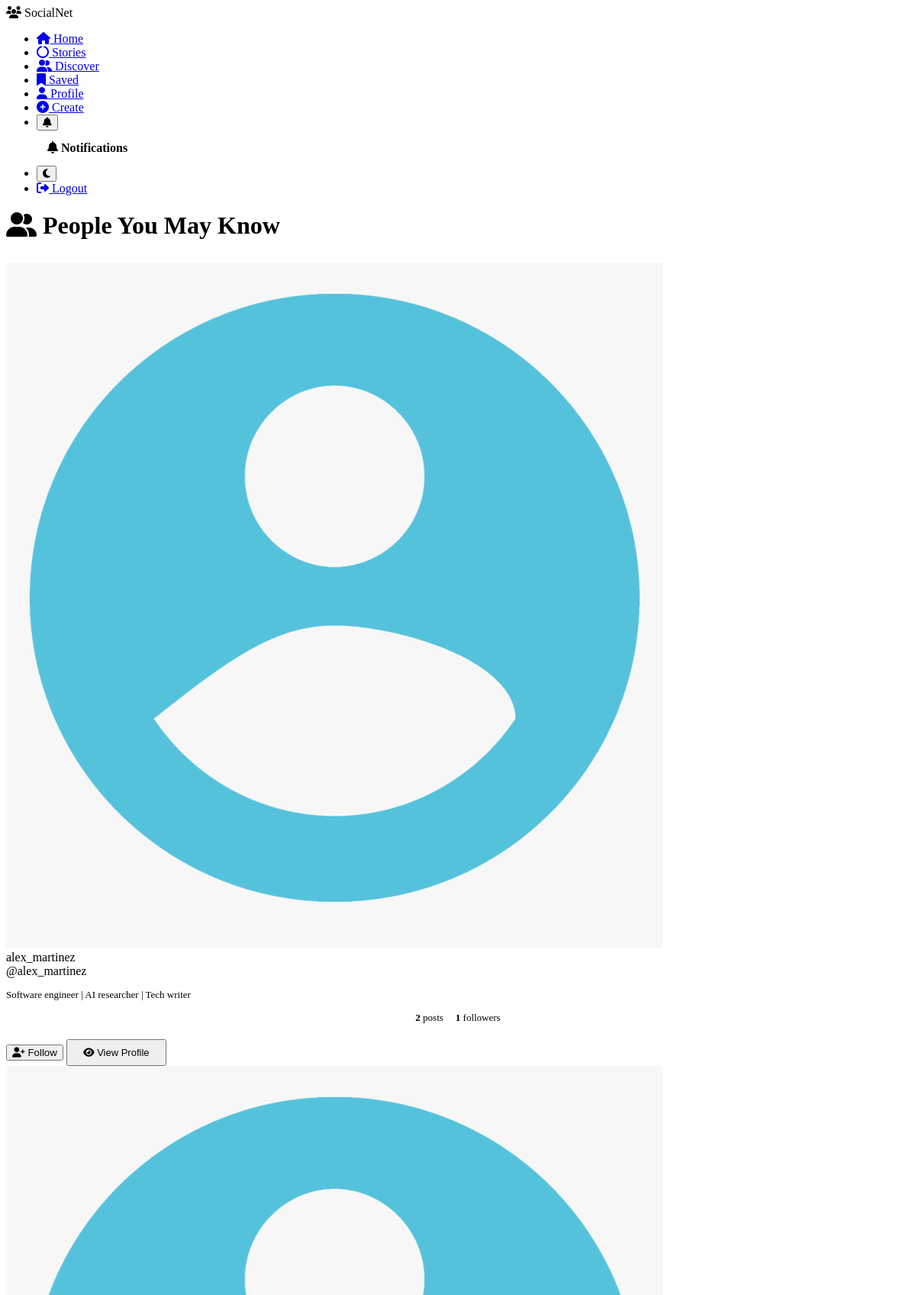
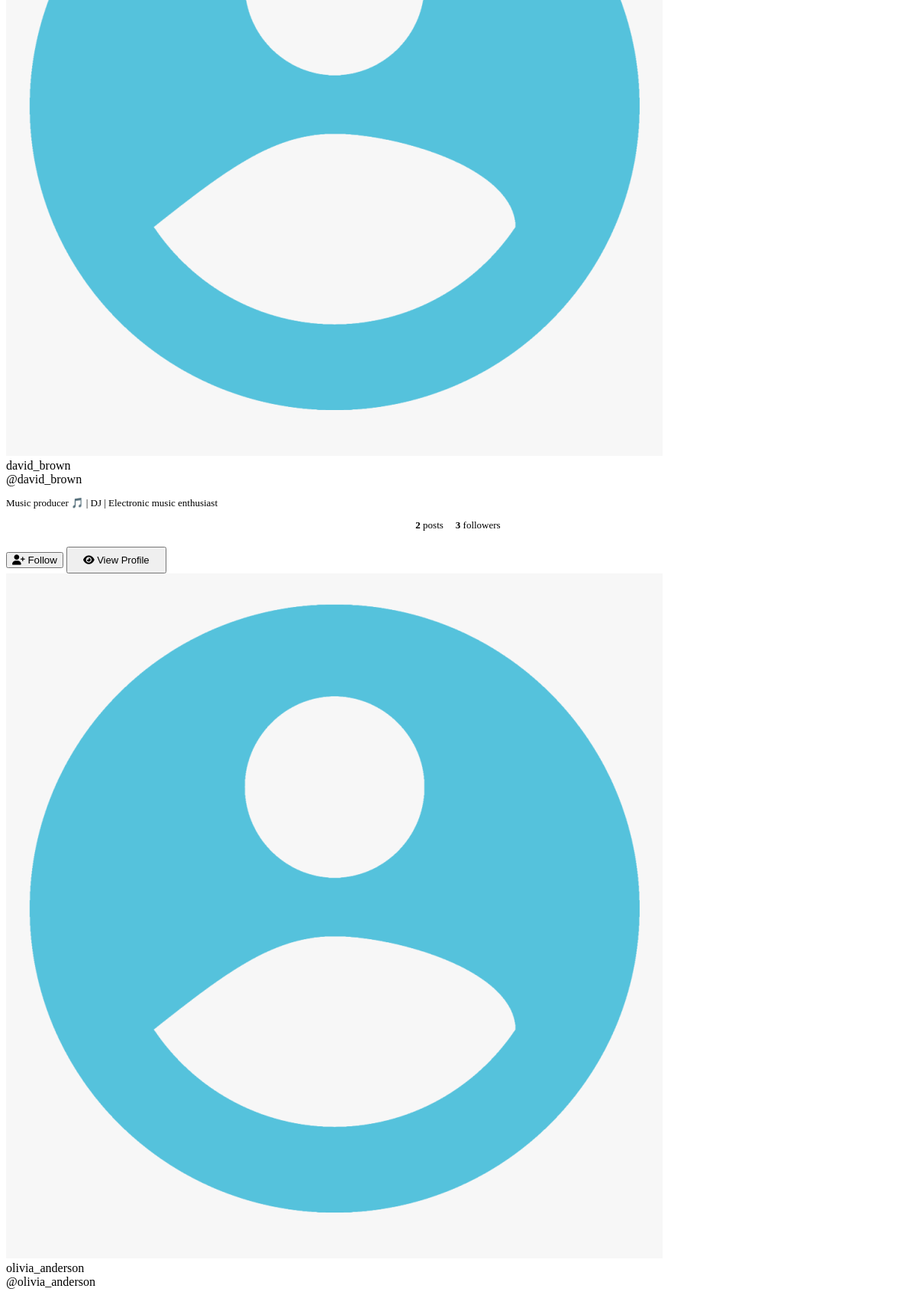
Screenshot of /discover.php (signed in, upper part) with the database file from the repository (2 pictures, top to bottom).
### tables this page shows
CREATE TABLE users (
    id INT(11) AUTO_INCREMENT PRIMARY KEY,
    username VARCHAR(50) NOT NULL UNIQUE,
    email VARCHAR(100) NOT NULL UNIQUE,
    password VARCHAR(255) NOT NULL,
    profile_image VARCHAR(255) DEFAULT 'default-avatar.png',
    bio TEXT,
    created_at TIMESTAMP DEFAULT CURRENT_TIMESTAMP,
    INDEX idx_username (username),
    INDEX idx_email (email)
);

### discover.php (the view, shortened to what this page needs)
<?php
require_once 'config/database.php';
$user_id = $_SESSION['user_id'];
$query = "SELECT u.id, u.username, u.email, u.profile_image, u.bio,
          (SELECT COUNT(*) FROM posts WHERE user_id = u.id) as post_count,
          (SELECT COUNT(*) FROM followers WHERE following_id = u.id) as follower_count
          FROM users u
          WHERE u.id != ?
          AND u.id NOT IN (SELECT following_id FROM followers WHERE follower_id = ?)
          ORDER BY RAND()
          LIMIT 12";
$stmt = $conn->prepare($query);
$stmt->bind_param("ii", $user_id, $user_id);
$stmt->execute();
$suggestions_result = $stmt->get_result();
include 'includes/header.php';
?>
<div class="container">
    <h1 style="margin-bottom: 30px; color: var(--text-primary);">
        <i class="fas fa-user-friends"></i> People You May Know
    </h1>
    <?php if ($suggestions_result->num_rows > 0): ?>
        <div class="suggestions-grid">
            <?php while ($user = $suggestions_result->fetch_assoc()): ?>
                <div class="suggestion-card">
                    <img src="assets/uploads/profiles/<?php echo htmlspecialchars($user['profile_image']); ?>"
                         alt="<?php echo htmlspecialchars($user['username']); ?>"
                         class="suggestion-avatar"
                         onerror="this.src='assets/uploads/profiles/default-avatar.png'">
                    <div class="suggestion-name"><?php echo htmlspecialchars($user['username']); ?></div>
                    <div class="suggestion-username">@<?php echo htmlspecialchars($user['username']); ?></div>
                    <?php if (!empty($user['bio'])): ?>
                        <p style="color: var(--text-secondary); font-size:13px; margin-bottom:12px; line-height:1.4;">
                            <?php echo htmlspecialchars(substr($user['bio'], 0, 60)) . (strlen($user['bio']) > 60 ? '...' : ''); ?>
                        </p>
                    <?php endif; ?>
                    <div style="display:flex; gap:16px; justify-content:center; margin-bottom:12px; font-size:13px; color: var(--text-secondary);">
                        <div><strong><?php echo $user['post_count']; ?></strong> posts</div>
                        <div><strong><?php echo $user['follower_count']; ?></strong> followers</div>
                    </div>
                    <button class="follow-btn" onclick="followUser(<?php echo $user['id']; ?>, this)">
                        <i class="fas fa-user-plus"></i> Follow
                    </button>
                    <button class="btn btn-secondary" style="margin-top:8px; padding:8px 20px; font-size:13px;" onclick="window.location.href='user_profile.php?id=<?php echo $user['id']; ?>'">
                        <i class="fas fa-eye"></i> View Profile
                    </button>
                </div>
            <?php endwhile; ?>
        </div>
    <?php endif; ?>
</div>
<?php include 'includes/footer.php'; ?>

### rows the page displays
users: profile_image (placeholder picture), username "alex_martinez", bio "Software engineer | AI researcher | Tech writer", post_count "2", follower_count "1"
users: profile_image (placeholder picture), username "david_brown", bio "Music producer 🎵 | DJ | Electronic music enthusiast", post_count "2", follower_count "3"
users: profile_image (placeholder picture), username "olivia_anderson"
